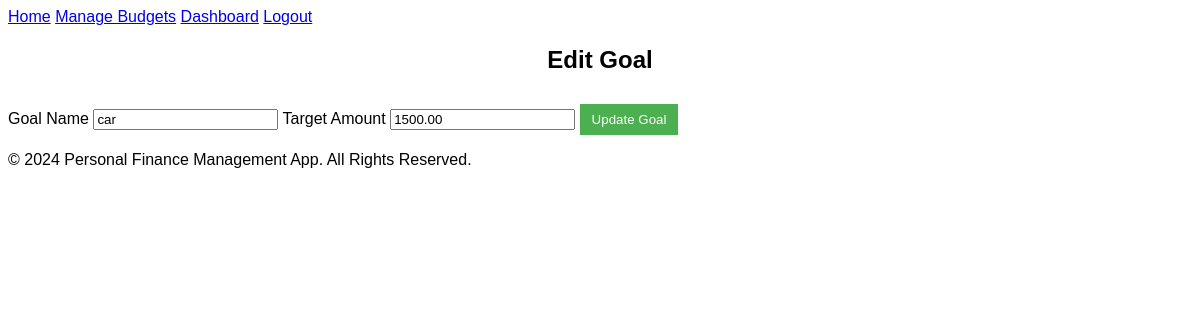
/goals/edit/1 (signed in), run on an earlier commit of the app's database.
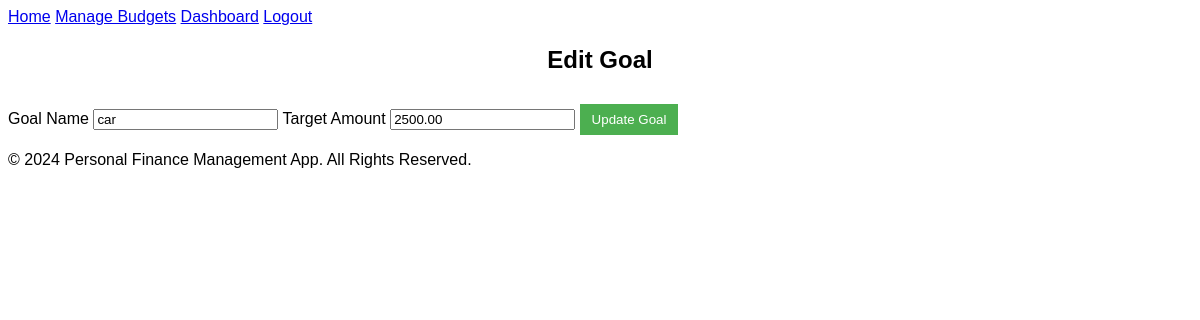
And on a later commit of the database.
### tables this page shows
CREATE TABLE Goals (
  id INTEGER PRIMARY KEY AUTOINCREMENT,
  user_id INTEGER NOT NULL,
  goal_name TEXT,
  target_amount REAL,
  current_amount REAL DEFAULT 0,
  FOREIGN KEY (user_id) REFERENCES Users(id)
);

### app.py (the view, shortened to what this page needs)
@app.route('/goals/edit/<int:goal_id>', methods=['GET','POST'])
def edit_goal(goal_id):
  if 'user_id' not in session:
    return redirect(url_for('login'))
  conn = get_db_connection()
  cursor = conn.cursor()
  cursor.execute(
    """
    SELECT * FROM Goals
    WHERE id = ? AND user_id = ?
    """, (goal_id, session['user_id'])
  )
  goal = cursor.fetchone()
  if not goal:
    conn.close()
    flash("Goal not found or access denied", "danger")
    return redirect(url_for('view_goals'))
  form = GoalForm(data={'goal_name':goal['goal_name'], 'target_amount': goal['target_amount']})
  conn.close()
  return render_template('edit_goal.html', form=form, goal_id=goal_id)

### forms.py
class GoalForm(FlaskForm):
  goal_name = StringField('Goal Name', validators=[DataRequired(), Length(max=50)])
  target_amount = DecimalField('Target Amount', validators=[DataRequired(), NumberRange(min=1)], places=2)

### app.py (called while the page is built)
def get_db_connection():
  conn = sqlite3.connect('database.db')
  conn.row_factory = sqlite3.Row
  return conn

### templates/edit_goal.html (shortened to what this page needs)
{% extends "base.html" %}
{% block content %}
  <h2>Edit Goal</h2>
  <form action="{{ url_for('edit_goal', goal_id=goal_id) }}" method="POST">
    {{ form.goal_name.label }} {{ form.goal_name() }}
    {{ form.target_amount.label }} {{ form.target_amount() }}
    <button type="submit">Update Goal</button>
  </form>
{% endblock %}

What changed in the data, as far as the page shows it:
changed Goals "car": target_amount "1500.00" → "2500.00"
